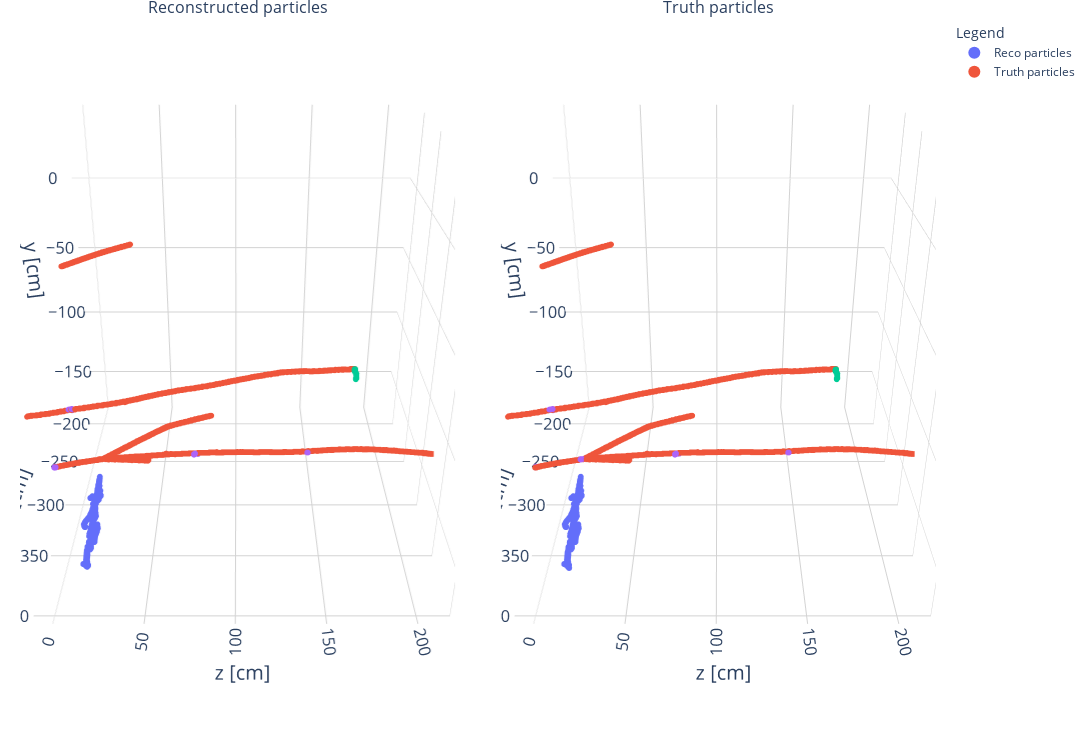

Notebook cell for this chart:
### Code cell
drawer = Drawer(data)

fig = drawer.get('particles', attr='shape')

fig.show()

### Figure 1 — Plotly figure (JSON) as saved in the notebook; plotly's stock layout.template omitted (floating-point values rounded to 4 significant figures; data arrays with more than 128 entries replaced by an {"elided": "..."} marker saying what was removed)
{"data": [{"hovertemplate": "x: %{x}<br>y: %{y}<br>z: %{z}<br>%{text}", "marker": {"cmax": 6, "cmin": -1, "color": {"elided": "3234 int values"}, "colorscale": [[0, "#808080"], [0.1429, "#636EFA"], [0.2857, "#EF553B"], [0.4286, "#00CC96"], [0.5714, "#AB63FA"], [0.7143, "#FFA15A"], [0.8571, "#19D3F3"], [1, "#FF6692"]], "size": 2}, "mode": "markers", "name": "Reco particles", "scene": "scene", "text": {"elided": "3234 str values"}, "type": "scatter3d", "x": {"elided": "3234 float values"}, "y": {"elided": "3234 float values"}, "z": {"elided": "3234 float values"}}, {"hovertemplate": "x: %{x}<br>y: %{y}<br>z: %{z}<br>%{text}", "marker": {"cmax": 6, "cmin": -1, "color": {"elided": "3225 int values"}, "colorscale": [[0, "#808080"], [0.1429, "#636EFA"], [0.2857, "#EF553B"], [0.4286, "#00CC96"], [0.5714, "#AB63FA"], [0.7143, "#FFA15A"], [0.8571, "#19D3F3"], [1, "#FF6692"]], "size": 2}, "mode": "markers", "name": "Truth particles", "scene": "scene2", "text": {"elided": "3225 str values"}, "type": "scatter3d", "x": {"elided": "3225 float values"}, "y": {"elided": "3225 float values"}, "z": {"elided": "3225 float values"}}], "layout": {"annotations": [{"font": {"size": 16}, "showarrow": false, "text": "Reconstructed particles", "x": 0.2375, "xanchor": "center", "xref": "paper", "y": 1, "yanchor": "bottom", "yref": "paper"}, {"font": {"size": 16}, "showarrow": false, "text": "Truth particles", "x": 0.7625, "xanchor": "center", "xref": "paper", "y": 1, "yanchor": "bottom", "yref": "paper"}], "height": 750, "hoverlabel": {"font": {"family": "Droid sans, monospace"}}, "legend": {"itemsizing": "constant", "title": {"text": "Legend"}, "tracegroupgap": 1}, "margin": {"b": 20, "l": 20, "r": 20, "t": 20}, "scene": {"aspectmode": "manual", "aspectratio": {"x": 1, "y": 1.0, "z": 1.0}, "camera": {"center": {"x": 0, "y": -0.1, "z": -0.01}, "eye": {"x": -2, "y": 1, "z": -0.01}, "up": {"x": 0, "y": 1, "z": 0}}, "domain": {"x": [0, 0.475], "y": [0, 1]}, "xaxis": {"backgroundcolor": "white", "gridcolor": "lightgray", "nticks": 10, "range": [-406.0, -175.6], "showbackground": true, "showticklabels": true, "tickfont": {"size": 14}, "title": {"font": {"size": 20}, "text": "x [cm]"}, "type": "linear"}, "yaxis": {"backgroundcolor": "white", "gridcolor": "lightgray", "nticks": 10, "range": [-181.9, 48.54], "showbackground": true, "showticklabels": true, "tickfont": {"size": 14}, "title": {"font": {"size": 20}, "text": "y [cm]"}, "type": "linear"}, "zaxis": {"backgroundcolor": "white", "gridcolor": "lightgray", "nticks": 10, "range": [-11.68, 218.7], "showbackground": true, "showticklabels": true, "tickfont": {"size": 14}, "title": {"font": {"size": 20}, "text": "z [cm]"}, "type": "linear"}}, "scene2": {"aspectmode": "manual", "aspectratio": {"x": 1, "y": 1.0, "z": 1.0}, "camera": {"center": {"x": 0, "y": -0.1, "z": -0.01}, "eye": {"x": -2, "y": 1, "z": -0.01}, "up": {"x": 0, "y": 1, "z": 0}}, "domain": {"x": [0.525, 1], "y": [0, 1]}, "xaxis": {"backgroundcolor": "white", "gridcolor": "lightgray", "nticks": 10, "range": [-406.0, -175.6], "showbackground": true, "showticklabels": true, "tickfont": {"size": 14}, "title": {"font": {"size": 20}, "text": "x [cm]"}, "type": "linear"}, "yaxis": {"backgroundcolor": "white", "gridcolor": "lightgray", "nticks": 10, "range": [-181.9, 48.54], "showbackground": true, "showticklabels": true, "tickfont": {"size": 14}, "title": {"font": {"size": 20}, "text": "y [cm]"}, "type": "linear"}, "zaxis": {"backgroundcolor": "white", "gridcolor": "lightgray", "nticks": 10, "range": [-11.68, 218.7], "showbackground": true, "showticklabels": true, "tickfont": {"size": 14}, "title": {"font": {"size": 20}, "text": "z [cm]"}, "type": "linear"}}, "scene3": {"aspectmode": "manual", "aspectratio": {"x": 1, "y": 1.0, "z": 1.0}, "camera": {"center": {"x": 0, "y": -0.1, "z": -0.01}, "eye": {"x": -2, "y": 1, "z": -0.01}, "up": {"x": 0, "y": 1, "z": 0}}, "xaxis": {"backgroundcolor": "white", "gridcolor": "lightgray", "nticks": 10, "range": [-406.0, -175.6], "showbackground": true, "showticklabels": true, "tickfont": {"size": 14}, "title": {"font": {"size": 20}, "text": "x [cm]"}}, "yaxis": {"backgroundcolor": "white", "gridcolor": "lightgray", "nticks": 10, "range": [-181.9, 48.54], "showbackground": true, "showticklabels": true, "tickfont": {"size": 14}, "title": {"font": {"size": 20}, "text": "y [cm]"}}, "zaxis": {"backgroundcolor": "white", "gridcolor": "lightgray", "nticks": 10, "range": [-11.68, 218.7], "showbackground": true, "showticklabels": true, "tickfont": {"size": 14}, "title": {"font": {"size": 20}, "text": "z [cm]"}}}, "showlegend": true, "width": 1500}}
